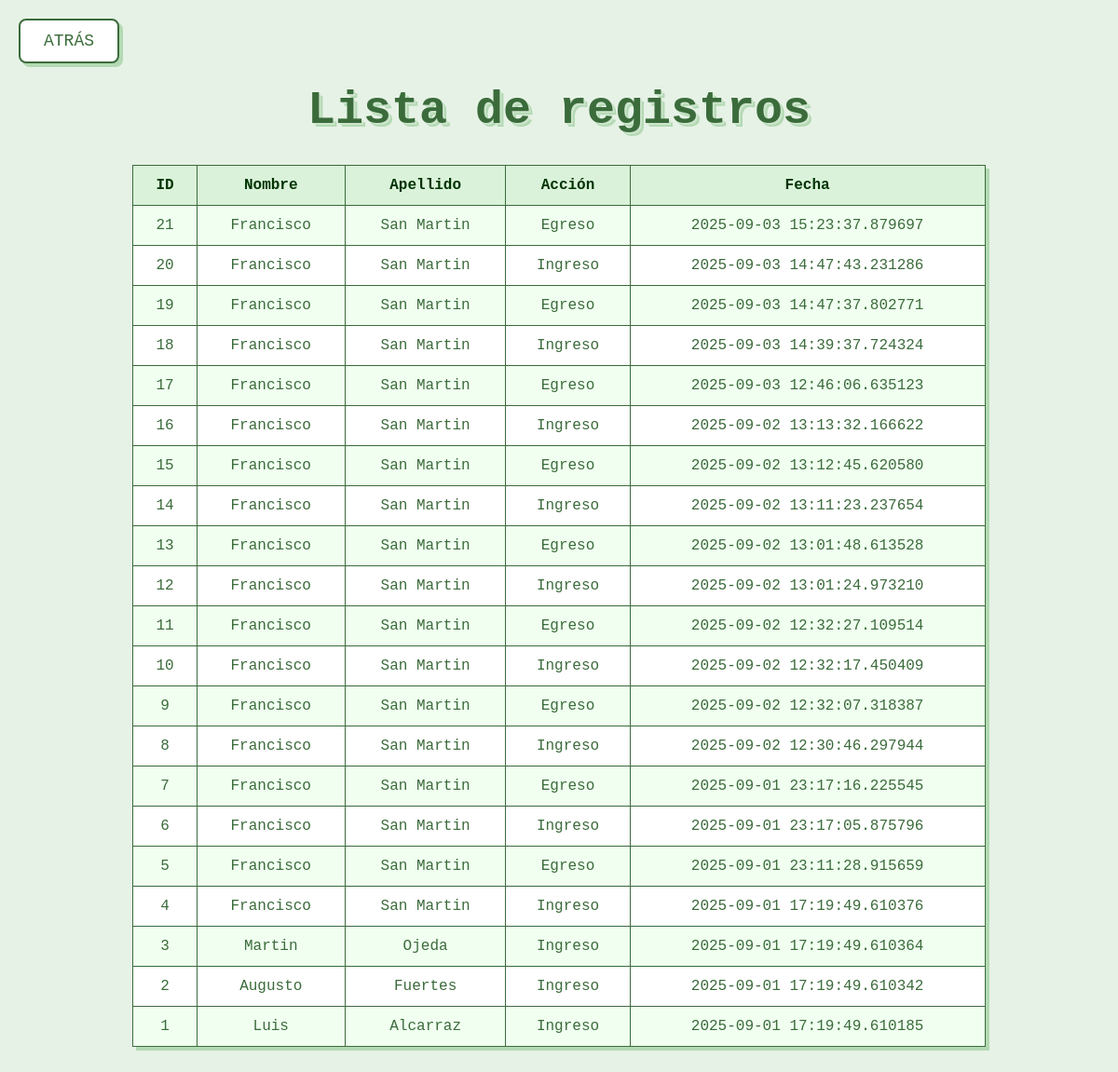
Page /registros on the earlier database version.
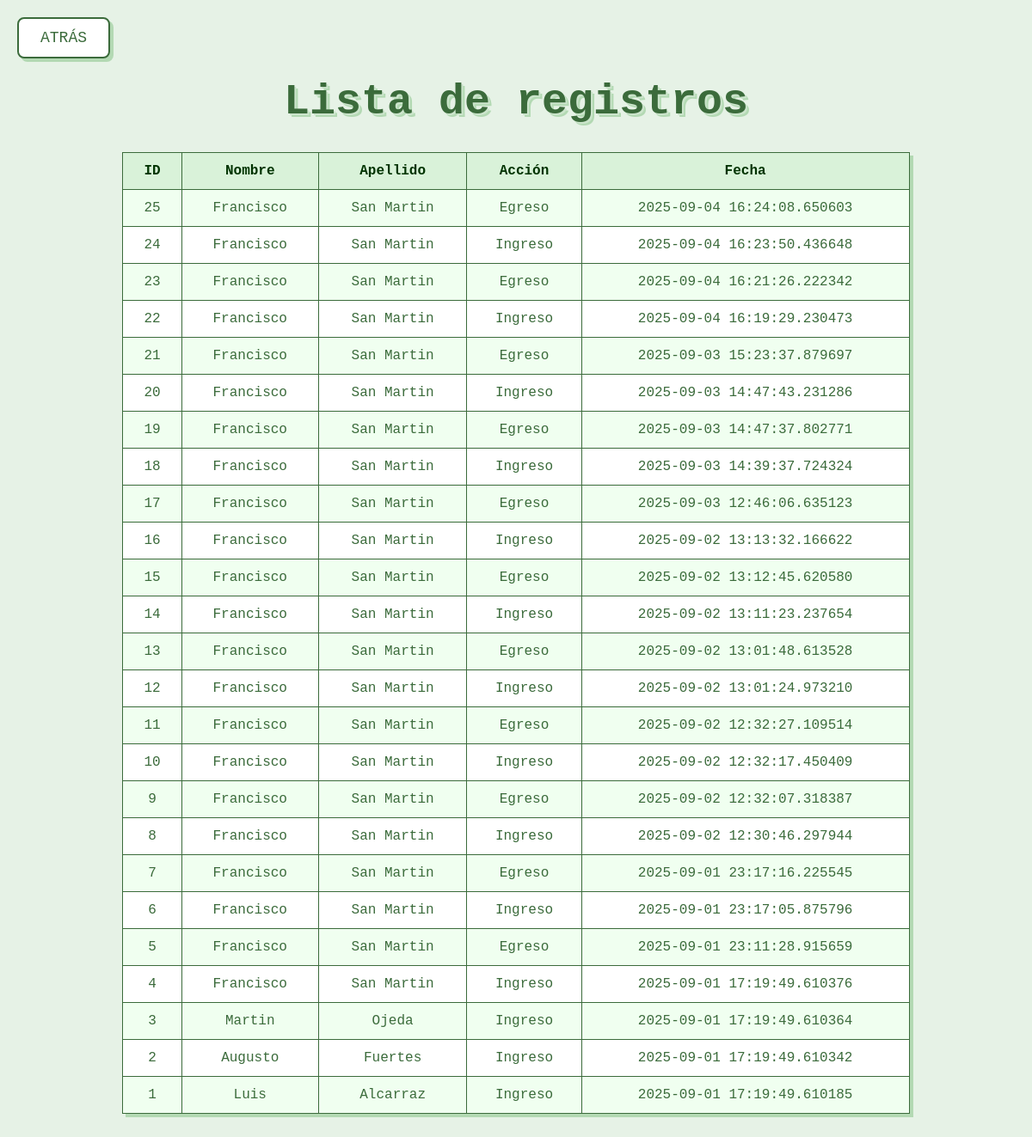
Same page on the later database version.
### tables this page shows
CREATE TABLE registros (id INTEGER PRIMARY KEY,empleado_id INTEGER,accion TEXT,date TIMESTAMP, FOREIGN KEY (empleado_id) REFERENCES empleados(id));

CREATE TABLE empleados
                 (id INTEGER PRIMARY KEY, nombre TEXT, apellido TEXT);

### backend/main.py (the view)
@app.route("/registros")
def registros():
    datos = db.obtener_registros_empleados()
    return render_template("registros.html", registros=datos)

### backend/db.py (called while the page is built)
def get_connection():
    return sqlite3.connect(DB_ROUTE)

def obtener_registros_empleados():
    conn = get_connection()
    c = conn.cursor()
    c.execute("SELECT r.id, e.nombre, e.apellido, r.accion, r.date FROM registros r, empleados e where r.empleado_id = e.id ORDER BY date DESC")
    registros = c.fetchall()
    conn.close()
    return registros

### frontend/templates/registros.html (shortened to what this page needs)
<!DOCTYPE html>
<html>
<head>
    <link rel="stylesheet" href="{{ url_for('static', filename='registros.css') }}">
</head>
<body>
    <h2>Lista de registros</h2>
    <table border="1">
        <tr>
            <th>ID</th>
            <th>Nombre</th>
            <th>Apellido</th>
            <th>Acción</th>
            <th>Fecha</th>
        </tr>
        {% for r in registros %}
        <tr>
            <td>{{ r[0] }}</td>
            <td>{{ r[1] }}</td>
            <td>{{ r[2] }}</td>
            <td>{{ r[3] }}</td>
            <td>{{ r[4] }}</td>
        </tr>
        {% endfor %}
    </table>
</body>
</html>
    <a href="{{ url_for('index') }}">
        <button class="back-button">ATRÁS</button>
    </a>
</body>
</html>

### frontend/static/registros.css (style rules this page uses)
body { font-family: 'Courier New', Courier, monospace; background-color: #e6f2e6; display: flex; flex-direction: column; align-items: center; padding: 40px 20px; color: #3b6b3b; }
h2 { font-size: 50px; margin-bottom: 30px; text-align: center; text-shadow: 2px 2px 0 #cce5cc, 4px 4px 0 #b3d9b3; }
table { border-collapse: collapse; width: 80%; max-width: 1000px; background-color: #ffffff; box-shadow: 4px 4px 0 #b3d9b3; }
th, td { border: 1px solid #3b6b3b; padding: 12px 15px; text-align: center; font-size: 16px; }
th { background-color: #d9f2d9; color: #003300; font-weight: bold; }
tr:nth-child(even) { background-color: #f0fff0; }
a button { font-family: 'Courier New', Courier, monospace; font-size: 18px; padding: 12px 25px; border: 2px solid #3b6b3b; border-radius: 8px; background-color: #ffffff; color: #3b6b3b; cursor: pointer; box-shadow: 4px 4px 0 #b3d9b3; transition: all 0.3s ease; position: fixed; top: 20px; left: 20px; margin: 0; z-index: 1000; }

Differences in the rows shown:
added registros: id "25", nombre "Francisco", apellido "San Martin", accion "Egreso", date "2025-09-04 16:24:08.650603"
added registros: id "24", nombre "Francisco", apellido "San Martin", accion "Ingreso", date "2025-09-04 16:23:50.436648"
added registros: id "23", nombre "Francisco", apellido "San Martin", accion "Egreso", date "2025-09-04 16:21:26.222342"
added registros: id "22", nombre "Francisco", apellido "San Martin", accion "Ingreso", date "2025-09-04 16:19:29.230473"
